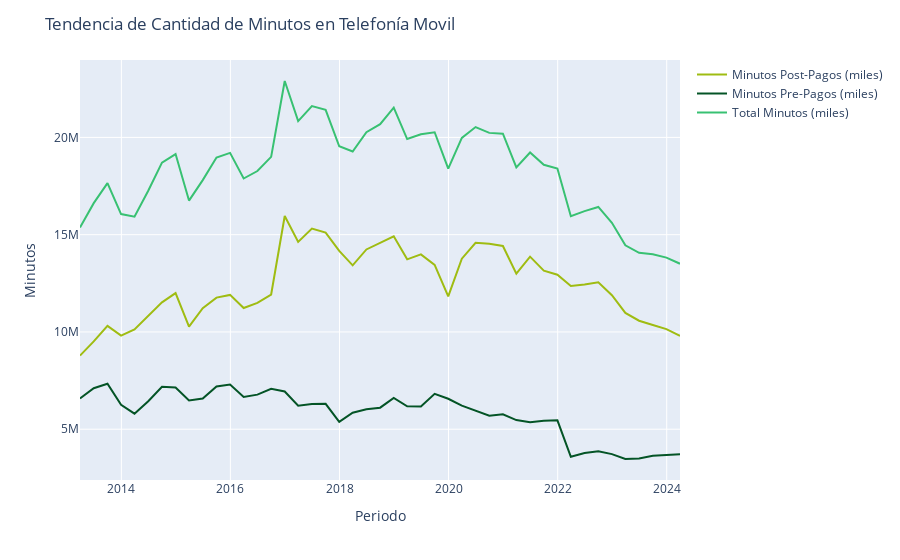

Notebook code cell kept with this figure:
### Markdown cell above
### **Gráfico 8:**
Tendencia de la Cantidad de minutos consumidos en la `Telefonía Movil`

### Code cell
columns = ['minutos_post_miles', 'minutos_pre_miles', 'total_minutos']
names = ['Minutos Post-Pagos (miles)', 'Minutos Pre-Pagos (miles)', 'Total Minutos (miles)']
colors = ['#9fbc12', ' #045426 ', '#38C172']
titulo = 'Tendencia de Cantidad de Minutos en Telefonía Movil'
ancho_grafico = 900
y_title = 'Minutos'

fig = crear_graf_df(columns=columns, names=names, colors=colors, width=ancho_grafico, 
                    y_title=y_title, df=telefonia_movil, titulo=titulo)

config = {'displayModeBar': False}
fig.show(config=config)
